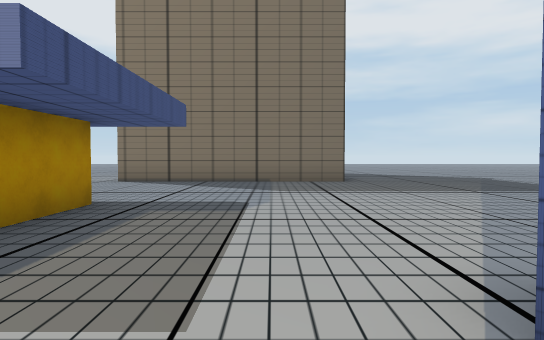
[1] (above)

16 first-person views from a walk through a scene from a Unity 3-D project. The camera is 1.3 m above the floor, tilts 2° down and sees 75° across. The floor is counted in squares, 2 m on a side. Each view is taken from the middle of a square. On the plan, view 1 faces up. The plan holds only what a view shows up to about 10 squares ahead; the rest is blank. The place goes on beyond the plan. The player is left out.

[2]
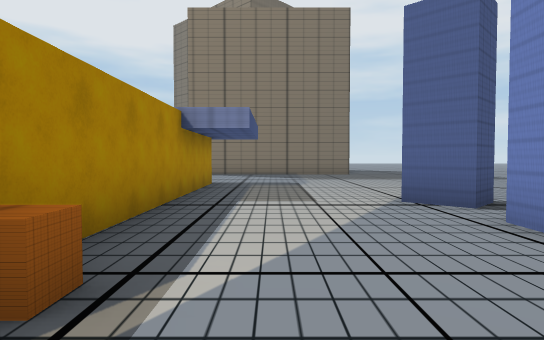

[3]
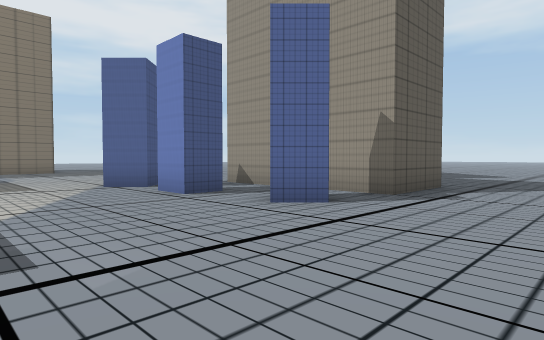

[4]
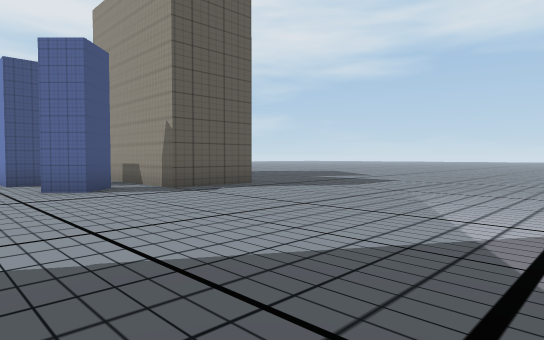

[5]
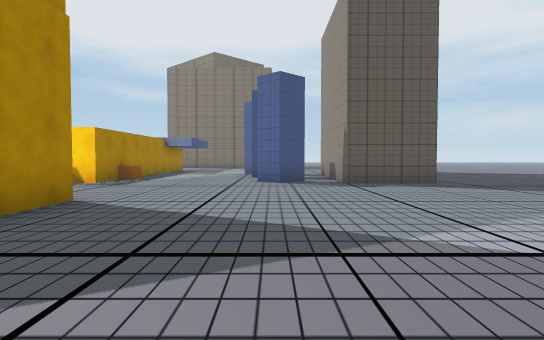

[6]
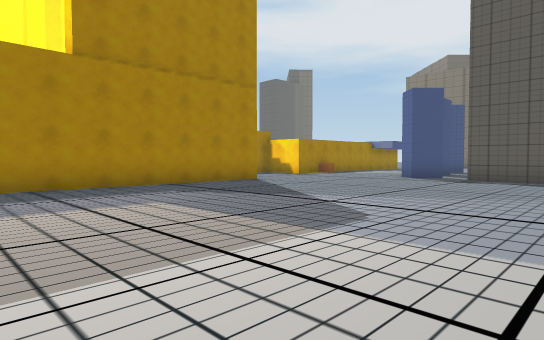

[7]
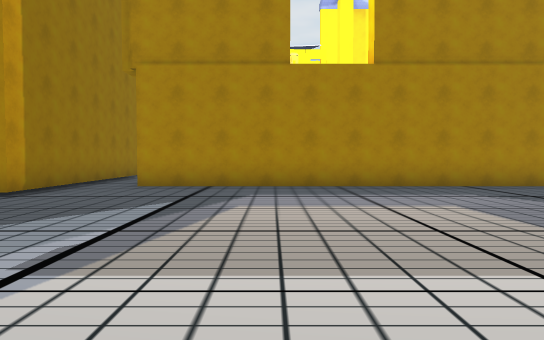

[8]
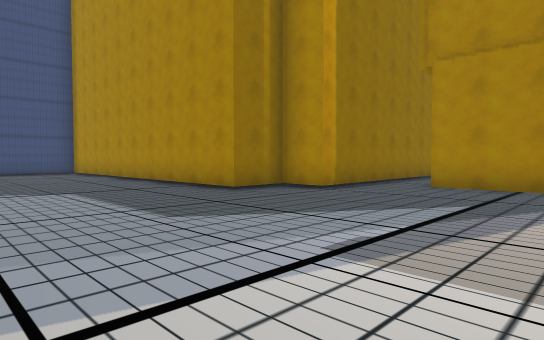

[9]
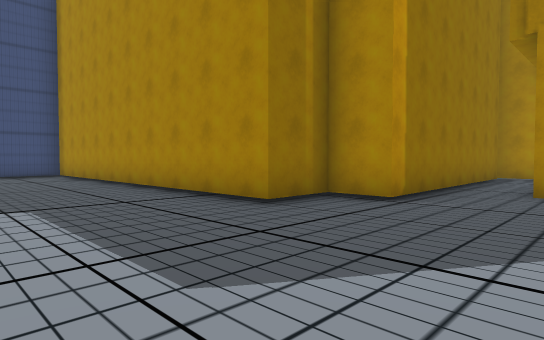

[10]
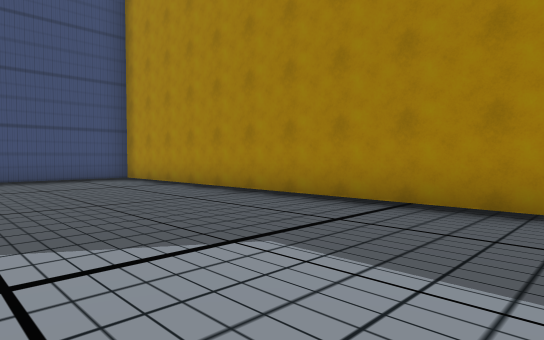

[11]
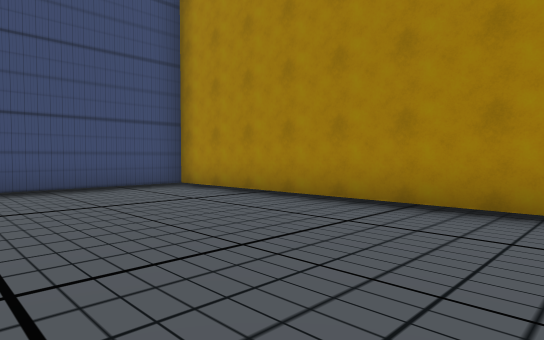

[12]
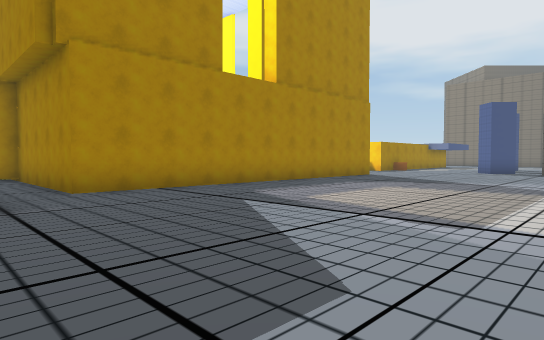

[13]
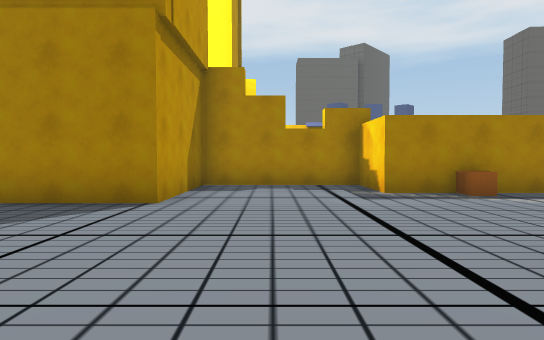

[14]
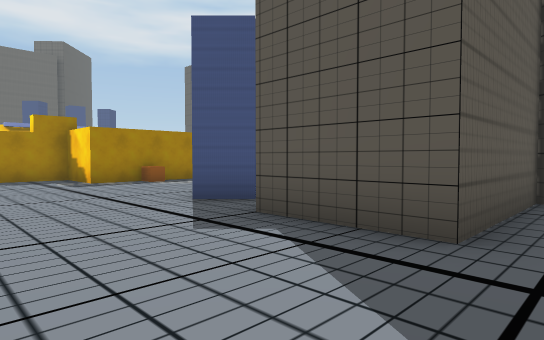

[15]
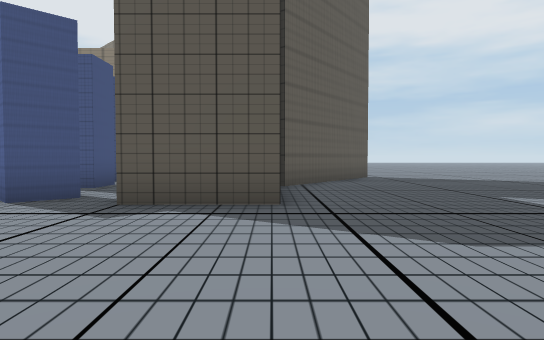

[16]
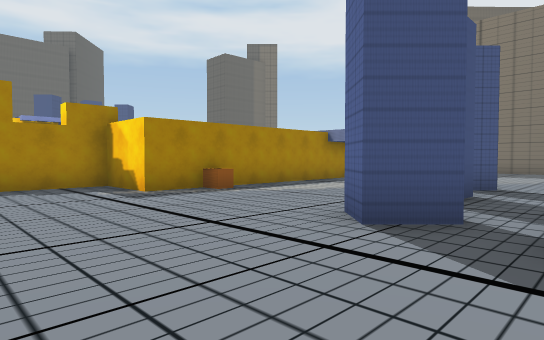

### Floor plan
Points are (right, up) in squares from view 1. A wall is a line through its corners. A room is listed if a view was taken in it or the views show most of it. See-through windows are left out.
Room 1 (views 1, 2, 3, 4, 5, 6, 7, 8, 9, 10, 11, 12, 13, 14, 15, 16)
walls: (-5.4, -19.5) (1.1, -19.4) (1.1, -20.6) (2.5, -20.5) (2.7, -30.3) (3.1, -30.3); (2.9, -3.3) (2.2, -4) (1.6, -3.3); (6.1, -0.8) (6.1, -4.1) (3.9, -4.1) (3.9, 0.6); (2.3, -0.4) (2.3, -1.4) (1.4, -1.4) (1.4, -0.4); (2.2, 1.1) (1.6, 0.5) (0.9, 1.3); (7.5, 0.6) (6.3, -1); (-2.5, 0.5) (-2.5, -3.9) (-4.4, -3.9) (-4.4, -7.6) (-1, -7.6) (-1, -18) (-5.7, -18) (-5.7, -19.5)
low walls: (-2, -2.1) (-2, -2.6) (-2.6, -2.6)
ways out: opening at (-1, 0); opening at (3, 1); gap at (3, -3)

Where each view was taken, in squares from view 1:
view 1: 0 up, 0 right, facing up
view 2: 4 down, 1 left, facing up
view 3: 7 down, 2 left, facing up-right
view 4: 11 down, 0 right, facing up-right
view 5: 13 down, 2 right, facing up
view 6: 15 down, 7 right, facing up-left
view 7: 15 down, 7 right, facing left
view 8: 15 down, 7 right, facing down-left
view 9: 17 down, 6 right, facing down-left
view 10: 20 down, 7 right, facing down-left
view 11: 23 down, 7 right, facing down-left
view 12: 20 down, 6 right, facing up-left
view 13: 6 down, 4 right, facing left
view 14: 7 down, 7 right, facing up-left
view 15: 9 down, 6 right, facing up
view 16: 7 down, 4 right, facing up-left
